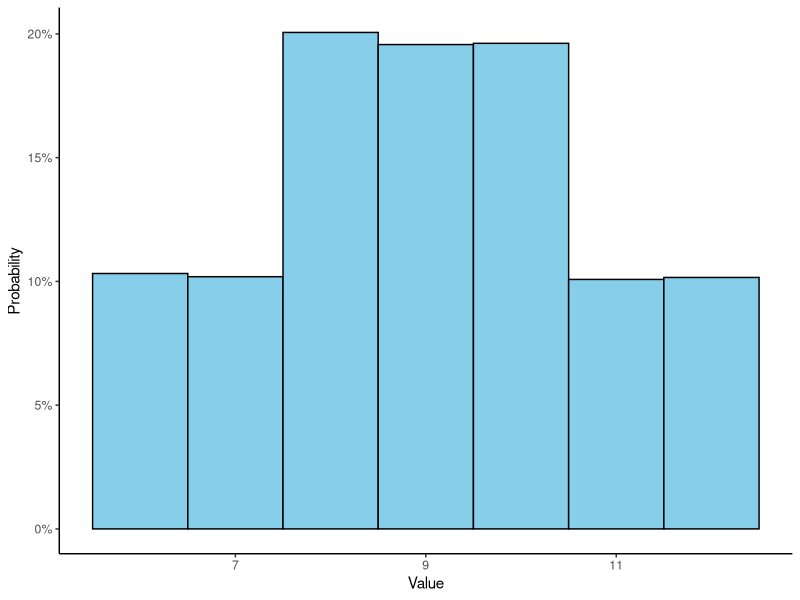

Generate this figure with R:
library(tidyverse)

Wilcoxon <- function(m, n, N) {
  as.numeric((1:N) %*% sample(c(rep(0, m), rep(1, n))))
}

m <- 2
n <- 3
N <- m + n

n_sample <- 10000

W <- data.frame(value = sapply(1:n_sample, function(i) Wilcoxon(m, n, N)))

# Calculate probabilities by dividing the count by the total number of samples
ggplot(W, aes(x = value)) +
  geom_histogram(aes(y = ..count.. / sum(..count..)), binwidth = 1, color = "black", fill = "skyblue") +
  scale_y_continuous(labels = scales::percent_format()) +  # Convert y axis to percentage format if needed
  labs(y = "Probability", x = "Value") +
  theme_classic()

W %>% group_by(value) %>% 
  summarise(count = n()) %>%
  mutate(prob = count/sum(count)) %>%
  select(-count)



